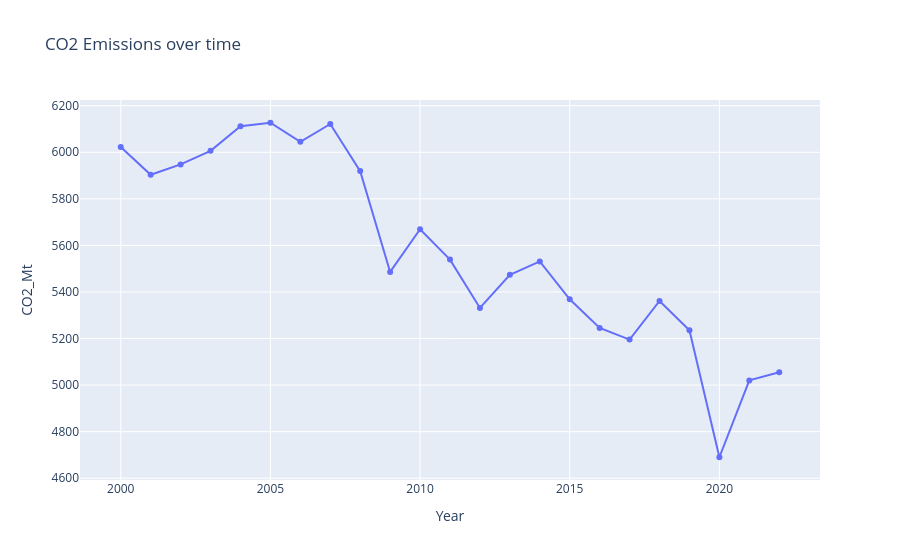

Source (notebook cell):
### Markdown cell above
## 2. Example 1 — Single line: before and after decluttering

### Code cell
usa = df.loc[df['Country'] == 'United States']

# BEFORE: default styling
fig = px.line(usa, x='Year', y='CO2_Mt', title='CO2 Emissions over time', markers=True)
fig.show()

### Figure 1 — Plotly figure (JSON) as saved in the notebook; plotly's stock layout.template omitted (floating-point values rounded to 4 significant figures)
{"data": [{"hovertemplate": "Year=%{x}<br>CO2_Mt=%{y}<extra></extra>", "legendgroup": "", "line": {"color": "#636efa", "dash": "solid"}, "marker": {"symbol": "circle"}, "mode": "lines+markers", "name": "", "orientation": "v", "showlegend": false, "type": "scatter", "x": [2000, 2001, 2002, 2003, 2004, 2005, 2006, 2007, 2008, 2009, 2010, 2011, 2012, 2013, 2014, 2015, 2016, 2017, 2018, 2019, 2020, 2021, 2022], "xaxis": "x", "y": [6023.0, 5904.0, 5948.0, 6006.0, 6112.0, 6127.0, 6045.0, 6122.0, 5919.0, 5486.0, 5669.0, 5539.0, 5331.0, 5473.0, 5531.0, 5368.0, 5245.0, 5195.0, 5361.0, 5236.0, 4690.0, 5020.0, 5055.0], "yaxis": "y"}], "layout": {"legend": {"tracegroupgap": 0}, "title": {"text": "CO2 Emissions over time"}, "xaxis": {"anchor": "y", "domain": [0, 1], "title": {"text": "Year"}}, "yaxis": {"anchor": "x", "domain": [0, 1], "title": {"text": "CO2_Mt"}}}}
